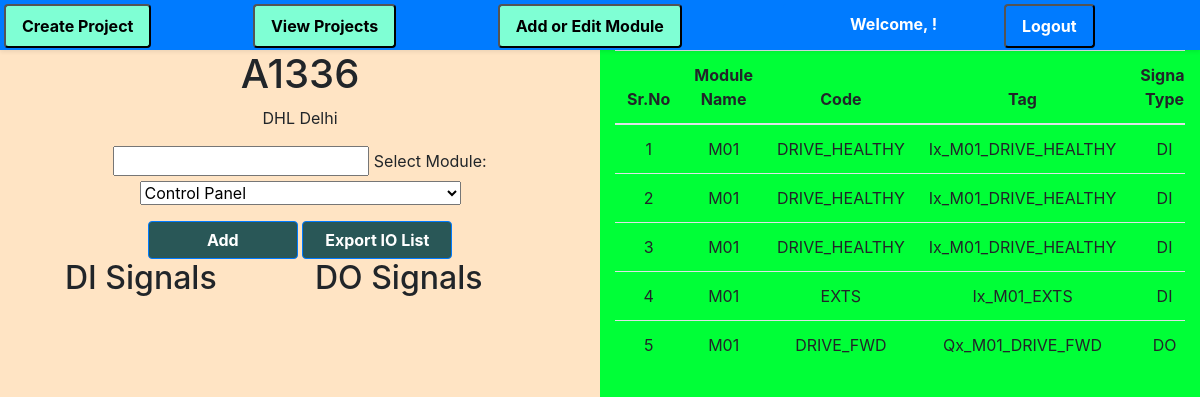
The page /projects/1/ (signed in) on the database as committed earlier.
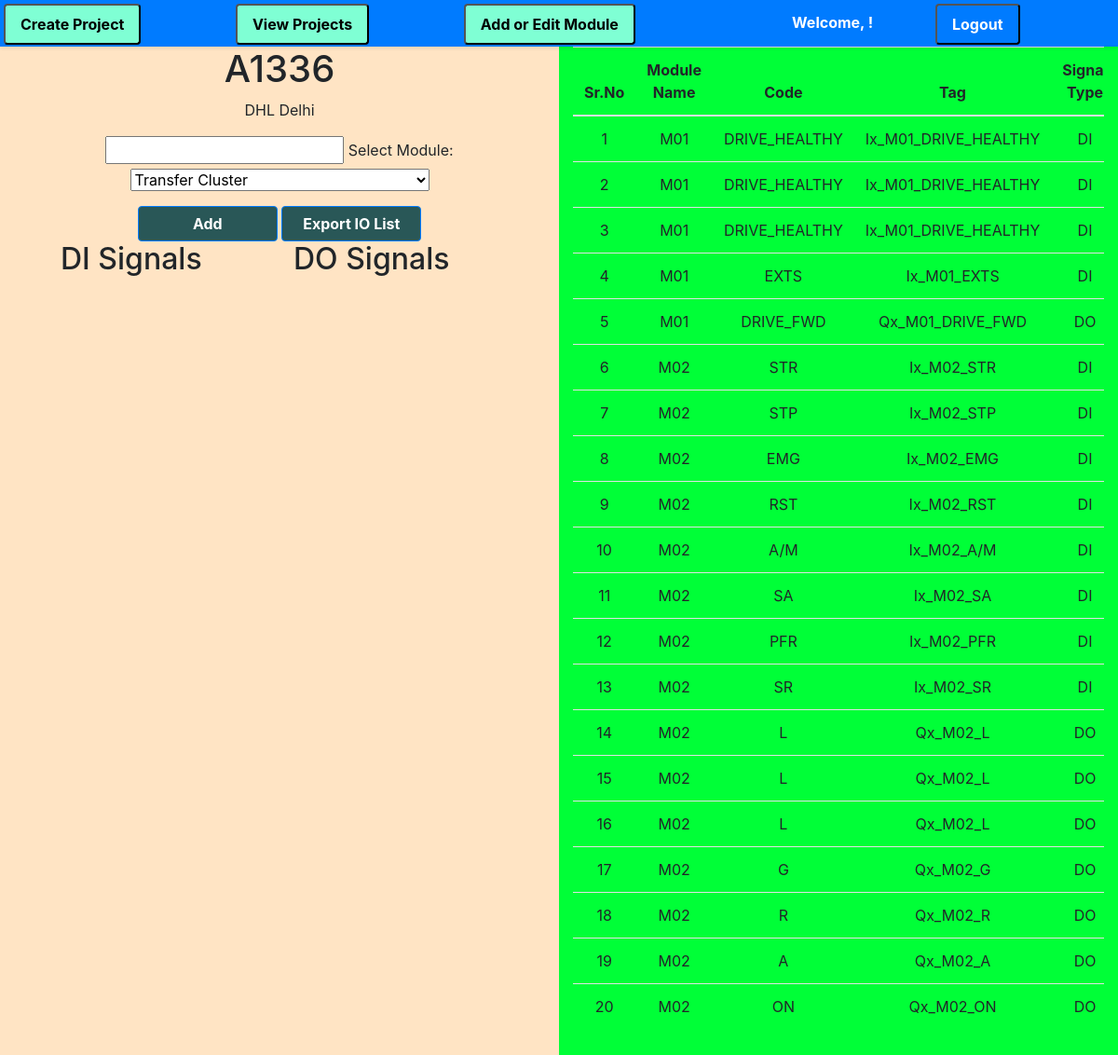
The same page on the database as committed later.
### iol/models.py (models this page shows, shortened)
class Project(models.Model):
    name = models.CharField(max_length=50)
    description = models.TextField(max_length=500, blank=True)

class IOList(models.Model):
    project = models.ForeignKey(Project, on_delete=models.CASCADE)
    name = models.CharField(max_length=30)
    equipment_code = models.CharField(max_length=30)
    code = models.CharField(max_length=40)
    tag = models.CharField(max_length=100, editable=False)
    signal_type = models.CharField(max_length=10)
    device_type = models.TextField(max_length=100, blank=True)
    actual_description = models.TextField(max_length=100)
    panel_number = models.CharField(max_length=10, blank=True, null=True)
    node = models.CharField(max_length=10, blank=True, null=True)
    rack = models.IntegerField(blank=True, null=True)
    module_position = models.IntegerField(blank=True, null=True)
    terminal_block = models.CharField(max_length=5, blank=True, null=True)
    terminal_number = models.IntegerField(blank=True, null=True)
    channel = models.IntegerField( blank=True, null=True)
    io_address = models.CharField(max_length=10, blank=True, null=True)
    module = models.CharField(max_length=50, default="Testing")

### iol/views.py (the view)
# urls.py: path('projects/<int:project_id>/', views.project_detail, name='project_detail'),
@login_required(login_url="/accounts/login")
def project_detail(request, project_id):
    project = get_object_or_404(Project, pk=project_id)
    modules = Module.objects.all()
    signals = None
    request.session['project'] = project_id
    io_list = IOList.objects.filter(project = project)
    return render(request, 'projects/project_detail.html', {'project': project, 'modules': modules, 'signals': signals, 'io_list': io_list})

### templates/projects/project_detail.html (shortened to what this page needs)
{% extends 'base/base.html' %}
{% block content %}
<div class = "container-fluid">
  <div class = "row row-height">
    <div class="col-md-6 left">
      <div class="div">
        <h1 id= "projectName">{{ project.name }}</h1>
        <p>{{ project.description }}</p>
        {% load static %}
          <input class=""  id="module_name">
          <label for="module">Select Module:</label>
          <select name="module" id="module" >
            {% for module in modules %}
            <option value="{{ module.id }}">{{ module.module }}</option>
            {% endfor %}
          </select>
          <div class="divbtn">
          <button class="btn btn-primary mt-3 mybtns" id="add-signals-btn">Add</button>
          <button class="btn btn-primary mt-3 mybtns" id="export-iolist-btn">Export IO List</button>
          </div>
        <div class="row">
          <div class="col-5 offset-1" id="di-signals-container">
            <h2>DI Signals</h2>
          </div>
          <div class="col-5" id="do-signals-container">
            <h2>DO Signals</h2>
          </div>
        </div>
      </div>
    </div>
    <div class="col-md-6 right">
      <div class="div">
        <table class="table" id='io-list-table'>
          <thead>
            <tr>
              <th>Sr.No</th>
              <th>Module Name</th>
              <th>Code</th>
              <th>Tag</th>
              <th>Signal Type</th>
            </tr>
          </thead>
          <tbody>
            {% for iolist in io_list %}
            <tr>
              <td>{{ forloop.counter }}</td>
              <td>{{ iolist.name }}</td>
              <td>{{ iolist.code }}</td>
              <td>{{ iolist.tag }}</td>
              <td>{{ iolist.signal_type }}</td>
            </tr>
            {% empty %}
            <tr>
              <td colspan="5">No iolists found.</td>
            </tr>
            {% endfor %}
          </tbody>
        </table>
      </div>
    </div>
  </div>
</div>
{% endblock %}

### templates/base/base.html (shortened to what this page needs)
<!DOCTYPE html>
<html>
<head>
    <link rel="stylesheet" href="https://cdn.jsdelivr.net/npm/bootstrap@4.1.3/dist/css/bootstrap.min.css">
    {% load static %}
    <link rel="stylesheet" type="text/css" href="{% static 'myfirst.css' %}">
</head>
<body>
        <ul class="nav nav-pills nav-fill gap-2 p-1 small bg-primary rounded-5 shadow-sm" id="pillNav2" role="tablist" style="--bs-nav-link-color: var(--bs-white); --bs-nav-pills-link-active-color: var(--bs-primary); --bs-nav-pills-link-active-bg: var(--bs-white);">
            <li class="nav-item" role="presentation">
              <button class="nav-link active rounded-5 navbtns" id="create-tab" data-bs-toggle="tab" type="button" role="tab" aria-selected="true"  onclick="location.href='{% url 'create_project' %}'">Create Project
              </button>
            </li>
            <li class="nav-item" role="presentation">
              <button class="nav-link active rounded-5 navbtns" id="list-tab" data-bs-toggle="tab" type="button" role="tab" aria-selected="false" onclick= "location.href='{% url 'project_list' %}'">View Projects</button>
            </li>
            <li class="nav-item" role="presentation">
              <button class="nav-link active rounded-5 navbtns" id="addmodule-tab" data-bs-toggle="tab" type="button" role="tab" aria-selected="false" onclick= "location.href='{% url 'module_list' %}'">Add or Edit Module</button>
            </li>
            {% if request.user.is_authenticated %}
            <li class="nav-item" role="presentation">
              <p class= "nav-link active rounded-5 navbtns">Welcome, {{ request.user.first_name }}!</p>
              </li>
            <li class="nav-item" role="presentation">
              <button class="nav-link active rounded-5 navbtns" id="addmodule-tab" data-bs-toggle="tab" type="button" role="tab" aria-selected="false" onclick="window.location.href='/accounts/logout';">Logout</button>
            </li>
            {% else %}
            <li class="nav-item" role="presentation">
              <button class="nav-link active rounded-5 navbtns" id="addmodule-tab" data-bs-toggle="tab" type="button" role="tab" aria-selected="false" onclick="window.location.href='/accounts/login';">Login</button>
            </li>
            {% endif %}
          </ul>
        {% block content %}
        {% endblock %}
</body>
</html>

### static/myfirst.css (style rules this page uses)
.div { overflow-y: scroll; height: 100%; }
.btn { justify-content: space-between; align-self: center; width: 150px; align-items: center; }
.row-height { height: 100vh; }
.left { background-color: bisque; height: 100%; overflow-y: scroll; }
.right { background-color: rgb(0, 255, 55); height: 100%; overflow-y: scroll; }
.mybtns { background-color: rgb(41, 87, 87); font-weight: bold; font-size: medium; }
.navbtns { background-color: aquamarine; font-weight: bold; font-size: medium; }
.div { text-align: center; }
#di-signals-container, #do-signals-container { text-align: left; }
.nav-pills { position: sticky; top: 0px; left: 0px; z-index: 2; display: flex; width: 100%; height: 50px; background: rgba(0, 0, 0, 0.6); }

Rows that differ between the two databases and show on the page:
added IOList: name "M02", code "STR", tag "Ix_M02_STR", signal_type "DI"
added IOList: name "M02", code "STP", tag "Ix_M02_STP", signal_type "DI"
added IOList: name "M02", code "EMG", tag "Ix_M02_EMG", signal_type "DI"
added IOList: name "M02", code "RST", tag "Ix_M02_RST", signal_type "DI"
added IOList: name "M02", code "A/M", tag "Ix_M02_A/M", signal_type "DI"
added IOList: name "M02", code "SA", tag "Ix_M02_SA", signal_type "DI"
added IOList: name "M02", code "PFR", tag "Ix_M02_PFR", signal_type "DI"
added IOList: name "M02", code "SR", tag "Ix_M02_SR", signal_type "DI"
added IOList: name "M02", code "L", tag "Qx_M02_L", signal_type "DO"
added IOList: name "M02", code "L", tag "Qx_M02_L", signal_type "DO"
added IOList: name "M02", code "L", tag "Qx_M02_L", signal_type "DO"
added IOList: name "M02", code "G", tag "Qx_M02_G", signal_type "DO"
added IOList: name "M02", code "R", tag "Qx_M02_R", signal_type "DO"
added IOList: name "M02", code "A", tag "Qx_M02_A", signal_type "DO"
added IOList: name "M02", code "ON", tag "Qx_M02_ON", signal_type "DO"
Other text that changed with them:
form field module: "Control Panel" → "Transfer Cluster"
